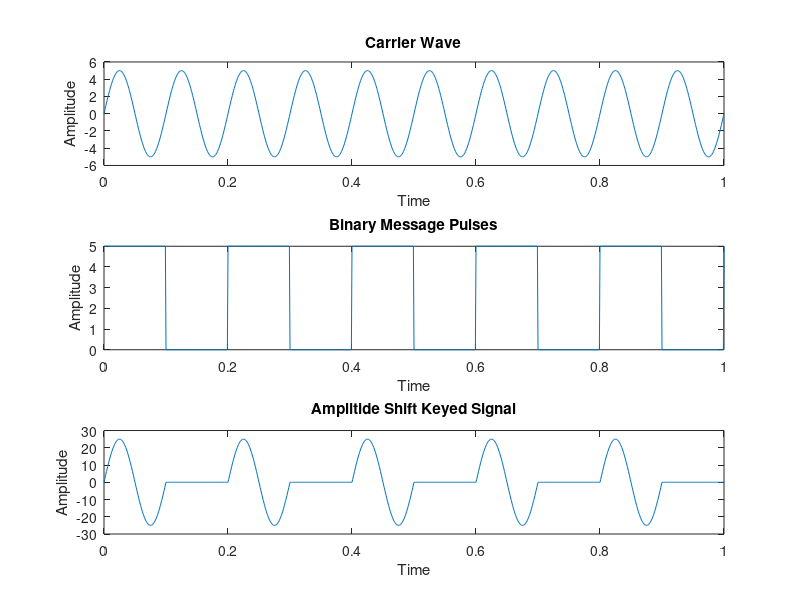

This figure's MATLAB source:
%Nikunj Purohit
%BASK
clc %for clearing the command window
close all %for closing all the window except command window
clear all %for deleting all the variables from the memory
fc=10;
fp=5;
amp=5;
t=0:0.001:1; % For setting the sampling interval
c=amp.*sin(2*pi*fc*t);% For Generating Carrier Sine wave
subplot(3,1,1) %For Plotting The Carrier wave
plot(t,c)
xlabel('Time')
ylabel('Amplitude')
title('Carrier Wave')
m=amp/2.*square(2*pi*fp*t)+(amp/2);%For Generating Square wave message
subplot(3,1,2) %For Plotting The Square Binary Pulse (Message)
plot(t,m)
xlabel('Time')
ylabel('Amplitude')
title('Binary Message Pulses')
w=c.*m; % The Shift Keyed Wave
subplot(3,1,3) %For Plotting The Amplitude Shift Keyed Wave
plot(t,w)
xlabel('Time')
ylabel('Amplitude')
title('Amplitide Shift Keyed Signal')